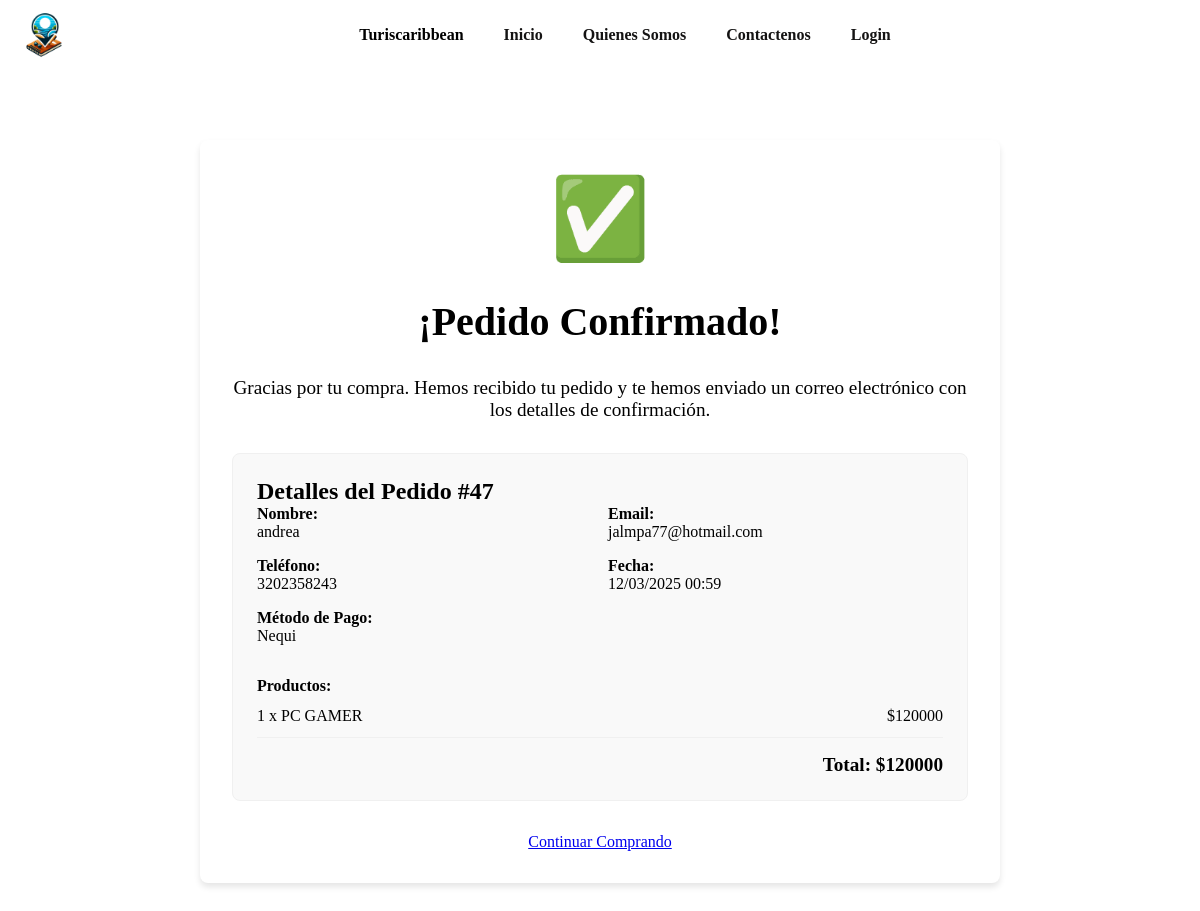
The page /confirmac/47/ on the database its author committed.
### web/models.py (models this page shows, shortened)
class Orden(models.Model):
    usuario = models.ForeignKey(User, on_delete=models.CASCADE, null=True, blank=True)
    nombre = models.CharField(max_length=200)
    email = models.EmailField()
    telefono = models.CharField(max_length=20)
    sesion_id = models.CharField(max_length=100, null=True, blank=True)
    total = models.DecimalField(max_digits=10, decimal_places=0)
    metodo_pago = models.CharField(max_length=20, choices=[('nequi', 'Nequi'), ('bancolombia', 'Bancolombia')])
    pagado = models.BooleanField(default=False)
    fecha_creacion = models.DateTimeField(auto_now_add=True)

class OrdenItem(models.Model):
    orden = models.ForeignKey(Orden, related_name='items', on_delete=models.CASCADE)
    producto = models.ForeignKey(Producto, on_delete=models.CASCADE)
    precio = models.DecimalField(max_digits=10, decimal_places=0)
    cantidad = models.IntegerField(default=1)
    def subtotal(self):
        return self.precio * self.cantidad

class Producto(models.Model):
    nombre = models.CharField(max_length=200)
    descripcion = models.TextField()
    precio = models.DecimalField(max_digits=10, decimal_places=2)
    foto = models.ImageField(upload_to='web/static/img')
    fecha_creacion = models.DateField(auto_now_add=True)

### web/views.py (the view)
# urls.py: path('confirmac/<int:orden_id>/', views.confirmacion, name='confirmar'),
def confirmacion(request, orden_id):
    try:
        if request.user.is_authenticated:
            orden = Orden.objects.get(id=orden_id, usuario=request.user)
        else:
            orden = Orden.objects.get(id=orden_id, sesion_id=request.session.session_key)
        items = OrdenItem.objects.filter(orden=orden)
        return render(request, 'confirmar.html', {
            'orden': orden,
            'items': items
        })
    except Orden.DoesNotExist:
        messages.error(request, "Orden no encontrada")
        return redirect('productos')

### web/templates/confirmar.html (shortened to what this page needs)
{% extends 'base.html' %}
{% load static %}
{% block content %}
<link rel="stylesheet" href="{% static 'css/confirmacion.css' %}">
<div class="confirmacion-container">
    <div class="confirmacion-icon">✅</div>
    <h1 class="confirmacion-titulo">¡Pedido Confirmado!</h1>
    <div class="confirmacion-mensaje">
        Gracias por tu compra. Hemos recibido tu pedido y te hemos enviado un correo electrónico con los detalles de confirmación.
    </div>
    <div class="confirmacion-detalles">
        <h2 class="resumen-titulo">Detalles del Pedido #{{ orden.id }}</h2>
        <div class="confirmacion-datos">
            <div>
                <div class="datos-titulo">Nombre:</div>
                <div>{{ orden.nombre }}</div>
            </div>
            <div>
                <div class="datos-titulo">Email:</div>
                <div>{{ orden.email }}</div>
            </div>
            <div>
                <div class="datos-titulo">Teléfono:</div>
                <div>{{ orden.telefono }}</div>
            </div>
            <div>
                <div class="datos-titulo">Fecha:</div>
                <div>{{ orden.fecha_creacion|date:"d/m/Y H:i" }}</div>
            </div>
            <div>
                <div class="datos-titulo">Método de Pago:</div>
                <div>{{ orden.get_metodo_pago_display }}</div>
            </div>
        </div>
        <div class="confirmacion-items">
            <div class="datos-titulo">Productos:</div>
            {% for item in items %}
            <div class="confirmacion-item">
                <div>{{ item.cantidad }} x {{ item.producto.nombre }}</div>
                <div>${{ item.subtotal }}</div>
            </div>
            {% endfor %}
            <div class="confirmacion-total">
                Total: ${{ orden.total }}
            </div>
        </div>
    </div>
    <div class="confirmacion-acciones">
        <a href="{% url 'productos' %}" class="btn btn-success">
            Continuar Comprando
        </a>
    </div>
{% endblock %}

### web/static/css/base.css (style rules this page uses)
* { margin: 0; padding: 0; box-sizing: border-box; }

### web/static/css/confirmacion.css (style rules this page uses)
.confirmacion-container { max-width: 800px; margin: 5rem auto; padding: 2rem; background-color: white; border-radius: 8px; box-shadow: 0 4px 6px rgba(0, 0, 0, 0.1); }
.confirmacion-titulo { text-align: center; color: var(--primario-oscuro); font-size: 2.5rem; margin-bottom: 2rem; }
.confirmacion-icon { text-align: center; font-size: 5rem; color: var(--acento); margin-bottom: 2rem; }
.confirmacion-mensaje { text-align: center; font-size: 1.2rem; margin-bottom: 2rem; }
.confirmacion-detalles { margin: 2rem 0; padding: 1.5rem; border: 1px solid #f0f0f0; border-radius: 8px; background-color: #f9f9f9; }
.confirmacion-datos { display: grid; grid-template-columns: 1fr 1fr; gap: 1rem; margin-bottom: 1.5rem; }
.datos-titulo { font-weight: bold; color: var(--primario-oscuro); }
.confirmacion-items { margin-top: 2rem; }
.confirmacion-item { display: flex; justify-content: space-between; padding: 0.75rem 0; border-bottom: 1px solid #f0f0f0; }
.confirmacion-total { text-align: right; font-weight: bold; font-size: 1.2rem; margin-top: 1rem; color: var(--primario-oscuro); }
.confirmacion-acciones { text-align: center; margin-top: 2rem; }

### rows shown on the page
Orden: id "47", nombre "andrea", email "jalmpa77@hotmail.com", telefono "3202358243", fecha_creacion "12/03/2025 00:59", metodo_pago "Nequi", total "120000"
OrdenItem: cantidad "1", producto.nombre "PC GAMER", subtotal "120000"
